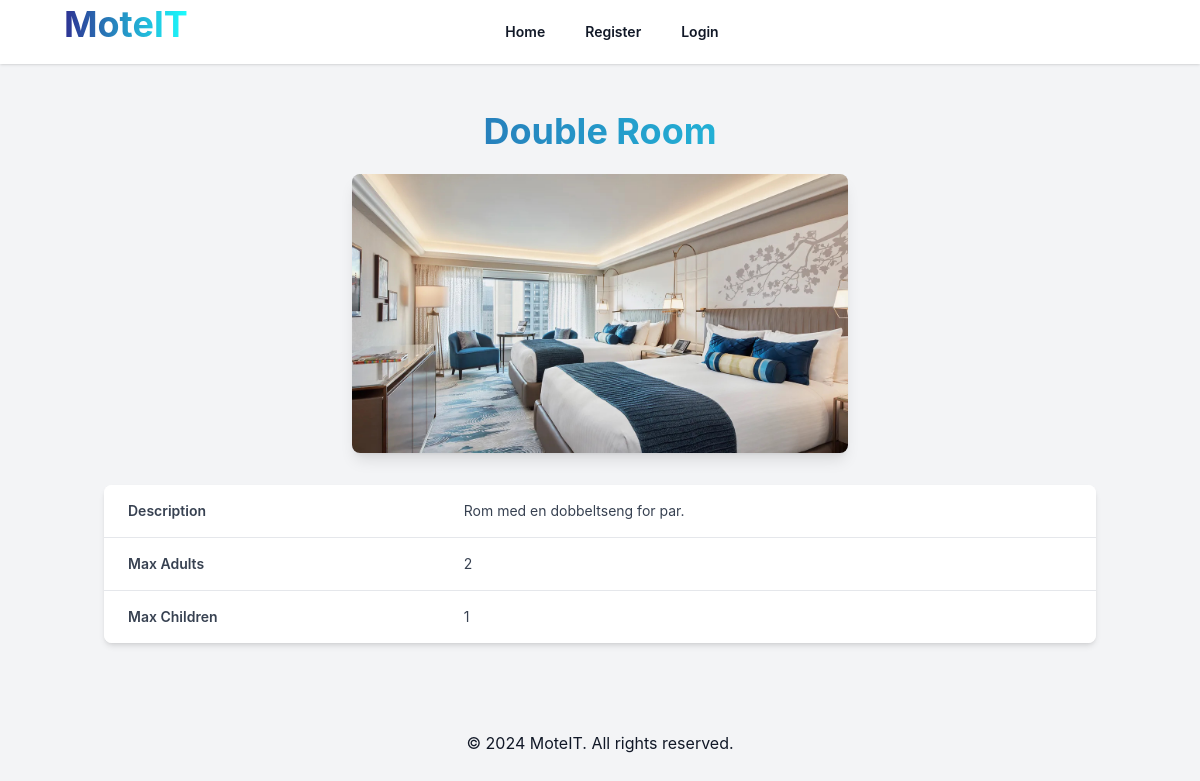
Before: /public/Roomtype.php?room=double with the older database file.
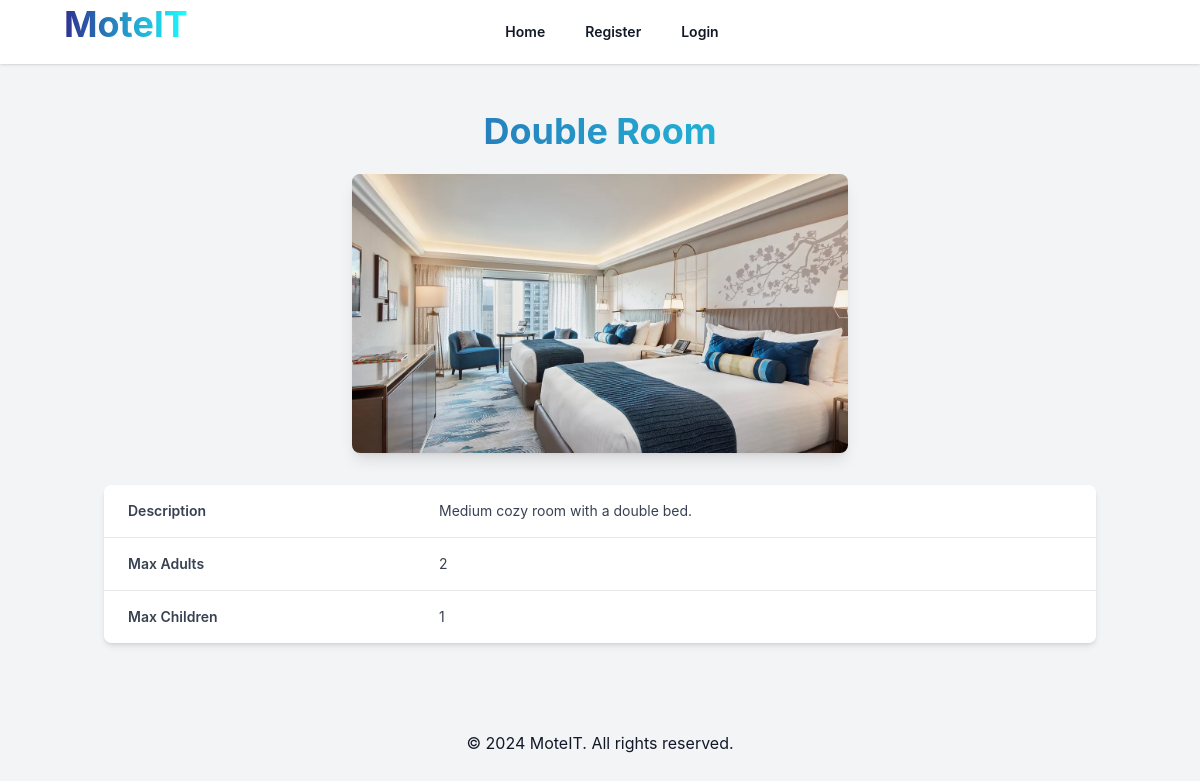
After: the same page with the newer database file.
### tables this page shows
CREATE TABLE room_types (
    id INT AUTO_INCREMENT PRIMARY KEY,
    name VARCHAR(50) NOT NULL,
    description TEXT,
    max_adults INT NOT NULL,
    max_children INT NOT NULL,
    created_at TIMESTAMP DEFAULT CURRENT_TIMESTAMP
);

### public/Roomtype.php (called while the page is built, shortened)
<?php
include __DIR__ . '/../app/views/layouts/main.php';
?>

### app/views/Roomtype.php (the view, shortened to what this page needs)
<?php
$servername = "localhost";
$username = "root";
$password = "";
$dbname = "roombooking";
$conn = new mysqli($servername, $username, $password, $dbname);
$room = $_GET['room'] ?? 'single';
$sql = "SELECT name, description, max_adults, max_children FROM room_types WHERE name LIKE ?";
$stmt = $conn->prepare($sql);
$roomType = ucfirst($room) . " Room";
$stmt->bind_param('s', $roomType);
$stmt->execute();
$result = $stmt->get_result();
$roomInfo = $result->fetch_assoc();
$imagePath = "/Roombooking/public/images/" . ucfirst($room) . ".webp";
?>
<body class="bg-gray-100 font-sans leading-normal tracking-normal">
    <main class="container mx-auto mt-6">
        <section class="text-center mb-10">
            <h2 class="text-4xl font-bold mb-4 leading-normal bg-clip-text text-transparent bg-gradient-to-r from-[#2E3192] to-[#1BFFFF]"><?php echo htmlspecialchars($roomInfo['name']); ?></h2>
            <img src="<?php echo htmlspecialchars($imagePath); ?>" alt="<?php echo htmlspecialchars($roomInfo['name']); ?>" class="w-1/2 h-auto object-cover rounded-lg shadow-lg mx-auto">
            <div class="mt-8 flex justify-center">
                <table class="min-w-full bg-white shadow-md rounded-lg overflow-hidden">
                    <tbody class="bg-white divide-y divide-gray-200">
                        <tr>
                            <td class="py-4 px-6 text-left text-sm font-semibold text-gray-700">Description</td>
                            <td class="py-4 px-6 text-left text-sm text-gray-700"><?php echo htmlspecialchars($roomInfo['description']); ?></td>
                        </tr>
                        <tr>
                            <td class="py-4 px-6 text-left text-sm font-semibold text-gray-700">Max Adults</td>
                            <td class="py-4 px-6 text-left text-sm text-gray-700"><?php echo htmlspecialchars($roomInfo['max_adults']); ?></td>
                        </tr>
                        <tr>
                            <td class="py-4 px-6 text-left text-sm font-semibold text-gray-700">Max Children</td>
                            <td class="py-4 px-6 text-left text-sm text-gray-700"><?php echo htmlspecialchars($roomInfo['max_children']); ?></td>
                        </tr>
                    </tbody>
                </table>
            </div>
        </section>
    </main>
</body>

Changed rows visible on the page:
changed room_types: description "Rom med en dobbeltseng for par." → "Medium cozy room with a double bed."
